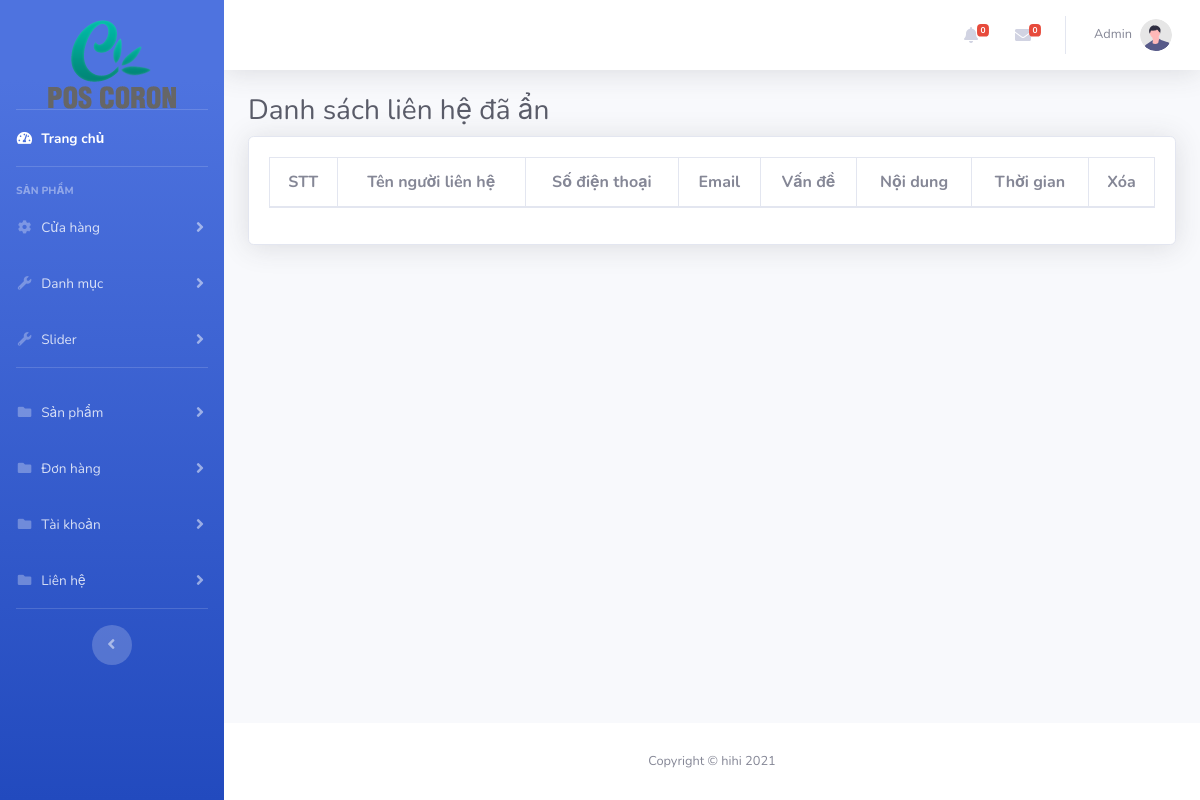
The page /admin/hide-contact.php (signed in) on the database as committed earlier.
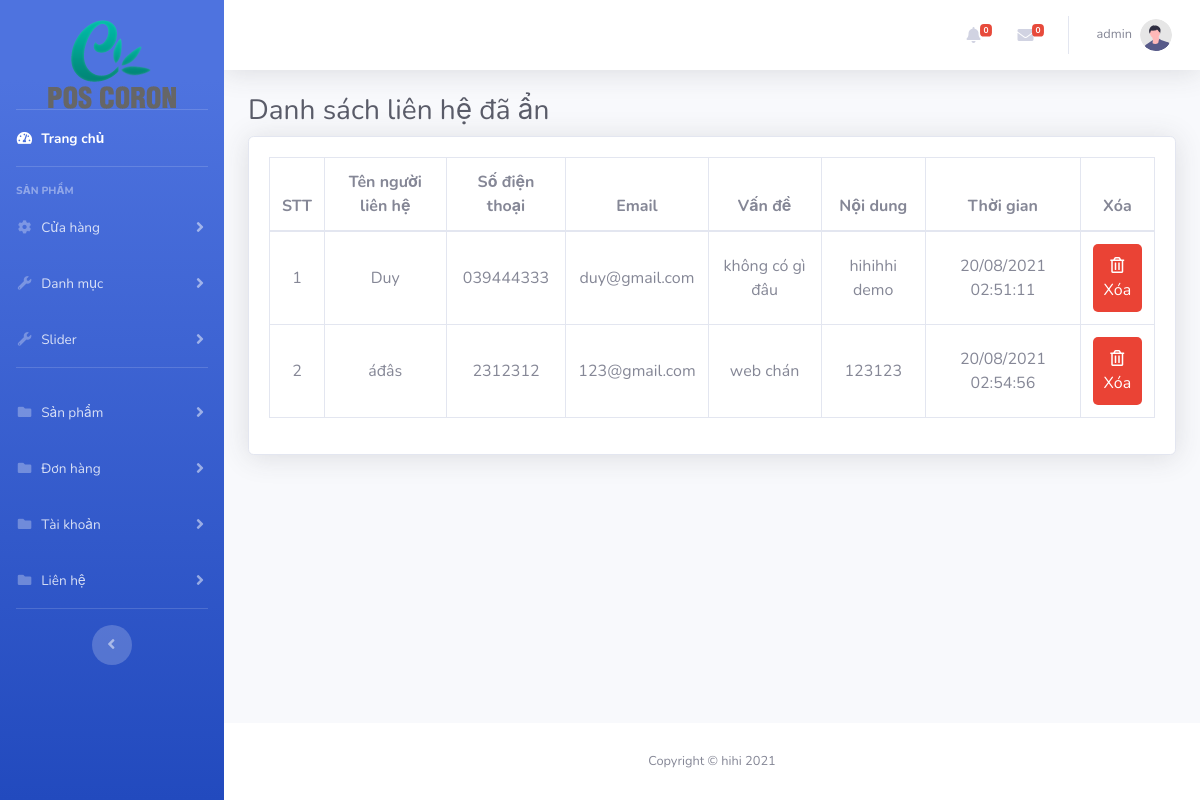
The same page on the database as committed later.
### tables this page shows
CREATE TABLE `tbl_contact` (
  `contactId` int(11) NOT NULL,
  `contactName` varchar(255) NOT NULL,
  `contactEmail` varchar(255) NOT NULL,
  `contactHeading` varchar(255) NOT NULL,
  `contactPhone` varchar(12) NOT NULL,
  `contactMessage` text NOT NULL,
  `contactTime` timestamp NOT NULL DEFAULT current_timestamp() ON UPDATE current_timestamp(),
  `contactStatus` bit(1) NOT NULL
);

### admin/hide-contact.php (the view, shortened to what the changed rows need)
<?php
    $title = 'Danh sách liên hệ đã ẩn';
    include './inc/header.php';
?>
<body id="page-top">
    <div id="wrapper">
        <div id="content-wrapper" class="d-flex flex-column">
            <div id="content">
                <?php
                    include './inc/navbar.php';
                ?>
                <div class="card shadow mb-4">
                    <div class="card-body">
                        <div class="table-responsive">
                            <table class="table table-bordered text-center" id="dataTable" width="100%" cellspacing="0">
                                <thead>
                                    <tr class="text-center">
                                        <th>STT</th>
                                        <th>Tên người liên hệ</th>
                                        <th>Số điện thoại</th>
                                        <th>Email</th>
                                        <th>Vấn đề</th>
                                        <th>Nội dung</th>
                                        <th>Thời gian</th>
                                        <th>Xóa</th>
                                    </tr>
                                </thead>
                                <tbody>
                                    <?php
                                        $query = "SELECT * FROM tbl_contact WHERE contactStatus = 1 ORDER BY contactId DESC";
                                        $result = mysqli_query($connect, $query);
                                        if(mysqli_num_rows($result) > 0)
                                        {
                                            $stt = 0;
                                            while($contact = mysqli_fetch_array($result))
                                            {
                                                $stt++;
                                    ?>
                                    <tr>
                                        <td><?php echo $stt; ?></td>
                                        <td> <?php echo $contact["contactName"]?> </td>
                                        <td> <?php echo $contact["contactPhone"]?> </td>
                                        <td> <?php echo $contact["contactEmail"]?> </td>
                                        <td> <?php echo $contact["contactHeading"]?> </td>
                                        <td> <?php echo $contact["contactMessage"]?> </td>
                                        <td> <?php
                                            echo date("d/m/Y H:i:s", strtotime($contact['contactTime']))
                                        ?> </td>
                                        <td><a href="?delId=<?php echo $contact["contactId"]?>"
                                                class=" action-btn remove">
                                                <i class="far fa-trash-alt"></i> Xóa
                                            </a></td>
                                    </tr>
                                    <?php
                                          }
                                        }
                                    ?>
                                </tbody>
                            </table>
                        </div>
                    </div>
                </div>
            </div>
        </div>
        <?php
    include './inc/footer.php';
    ?>

### admin/inc/navbar.php (shortened to what the changed rows need)
<nav class="navbar navbar-expand navbar-light bg-white topbar mb-4 static-top shadow">
    <ul class="navbar-nav ml-auto">
        <li class="nav-item dropdown no-arrow">
            <a class="nav-link dropdown-toggle" href="#" id="userDropdown" role="button" data-toggle="dropdown"
                aria-haspopup="true" aria-expanded="false">
                <span class="mr-2 d-none d-lg-inline text-gray-600 small"><?php echo $_SESSION['adminName'] ?></span>
                <img class="img-profile rounded-circle" src="img/undraw_profile.svg">
            </a>
        </li>
    </ul>
</nav>
<div class="container-fluid">
    <h1 class="h3 mb-2 text-gray-800"><?php echo $title ?></h1>

Rows that differ between the two databases and show on the page:
added tbl_contact: contactName "Duy", contactPhone "039444333", contactEmail "duy@gmail.com", contactHeading "không có gì đâu", contactMessage "hihihhi demo", contactTime "20/08/2021 02:51:11"
added tbl_contact: contactName "áđâs", contactPhone "2312312", contactEmail "123@gmail.com", contactHeading "web chán", contactMessage "123123", contactTime "20/08/2021 02:54:56"
Other text that changed with them:
$_SESSION['adminName']: "Admin" → "admin"
